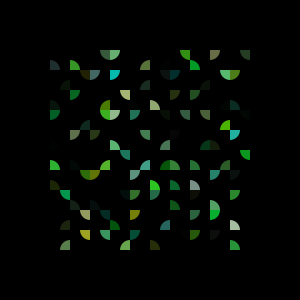
Frame 1 (no input)
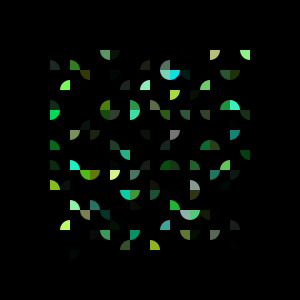
Frame 60 (the mouse pressed at the canvas centre just before this capture)
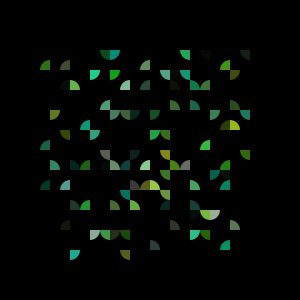
Frame 120 (the mouse held since frame 60 and released just before this capture)

The Processing sketch that drew these frames (run headless with seeded random() and noise(); from frame 60 on, the mouse is pressed at the canvas centre):

// Processing sketch: processing_96018
// ── processing_96018.pde

// Pi Sectors
//
// Press 's' to switch between fill and stroke

int globalsize = 20;
int gd = 200/globalsize;
Quarter[] circles = new Quarter[int(sq(gd))];
boolean strokes = false;
color bgr = color(0);

void setup() {
 size(300,300);
 background(bgr);
 ellipseMode(CENTER);
 
 for (int i = 0; i < gd; i++) {
  for (int u = 0; u < gd; u++) {
    circles[i+u*(gd)] = new Quarter( ((100+500%globalsize)/2)+ i*globalsize, ((100+500%globalsize)/2)+ u*globalsize);
  }
 } 
 
}

void draw() {
 background(bgr);
 for (int i = 0; i < gd; i++) {
  for (int u = 0; u < gd; u++) {
    circles[i+u*(gd)].Show();
  }
 } 
  
  
}

class Quarter {
  
  int x,y;
  boolean fade = false;
  float r,g,b,o,t;
  color c;
  int type;
  
  Quarter(int p, int k) {
    r = random(255);
    g = random(255);
    b = random(255);
    o = random(200);
    t = random(3, 8);
    type = int(random(4));
    switch(type) {
      case 0:
        x=p+globalsize; y=k+globalsize; break; 
      case 1:
        x=p; y=k+globalsize; break; 
      case 2:
        x=p+globalsize; y=k; break;
      case 3:
        x=p; y=k; break; 
    }
  }
  
  void Show() {

    if (strokes) { stroke(r,255,b,o); noFill(); } else { noStroke(); fill(r,255,b,o); }
     switch(type) {
      case 0:
        arc(x,y,globalsize,globalsize, PI, PI+HALF_PI); break;
      case 1:
        arc(x,y,globalsize,globalsize, PI+HALF_PI, TWO_PI); break;   
      case 2:
        arc(x,y,globalsize,globalsize, HALF_PI, PI); break;  
      case 3:
        arc(x,y,globalsize,globalsize, 0, HALF_PI); break;  
    }
    if (!fade) { o+=t; } else { o-=t; }
    if ( o >= 255 ) { fade = true; }
    if ( o <= 0 ) { r = random(255); g = random(255); b = random(255); fade = false; t = random(2, 5); type = int(random(4)); t = random(2, 3); }
    
       
  }
  
  
}

void keyPressed() {
 if (key == 's') { strokes = !strokes; } 
  
}
